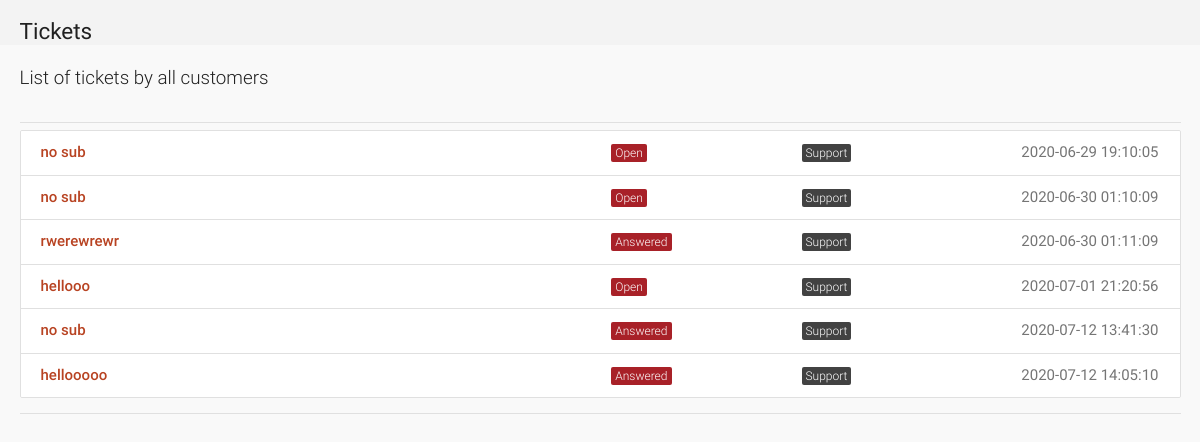
Page /all-tickets.php (signed in) on the committed database.
### tables this page shows
CREATE TABLE `tickets` (
  `id` int(11) NOT NULL,
  `poster_id` int(11) NOT NULL,
  `subject` varchar(100) NOT NULL,
  `description` varchar(3000) NOT NULL,
  `status` varchar(8) NOT NULL DEFAULT 'Open',
  `type` varchar(30) NOT NULL DEFAULT 'Others',
  `date` datetime NOT NULL DEFAULT current_timestamp(),
  `deleted` tinyint(4) NOT NULL DEFAULT 0
);

### all-tickets.php (the view, shortened to what this page needs)
<?php
include 'includes/connect.php';
	if($_SESSION['admin_sid']==session_id())
	{
		?>
<!DOCTYPE html>
<html lang="en">
<head>
  <link href="css/materialize.min.css" type="text/css" rel="stylesheet" media="screen,projection">
  <link href="css/style.min.css" type="text/css" rel="stylesheet" media="screen,projection">
  <link href="css/custom/custom.min.css" type="text/css" rel="stylesheet" media="screen,projection">
  <link href="js/plugins/perfect-scrollbar/perfect-scrollbar.css" type="text/css" rel="stylesheet" media="screen,projection">
  <link href="js/plugins/data-tables/css/jquery.dataTables.min.css" type="text/css" rel="stylesheet" media="screen,projection">
</head>
<body>
      <section id="content">
        <div id="breadcrumbs-wrapper">
          <div class="container">
            <div class="row">
              <div class="col s12 m12 l12">
                <h5 class="breadcrumbs-title">Tickets</h5>
              </div>
            </div>
          </div>
        </div>
        <div class="container">
          <p class="caption">List of tickets by all customers</p>
          <div class="divider"></div>
									<div id="work-collections">
									<ul id="projects-collection" class="collection">
								<?php
									if(isset($_GET['status'])){
										$status = $_GET['status'];
									}
									else{
										$status = '%';
									}
									$sql = mysqli_query($con, "SELECT * FROM tickets WHERE status LIKE '$status';");
									while($row = mysqli_fetch_array($sql)){
									echo'<a href="view-ticket-admin.php?id='.$row['id'].'"class="collection-item">
                                        <div class="row">
                                            <div class="col s6">
                                                <p class="collections-title">'.$row['subject'].'</p>
                                            </div>
                                            <div class="col s2">
                                            <span class="task-cat cyan">'.$row['status'].'</span></div>
                                            <div class="col s2">
                                            <span class="task-cat grey darken-3">'.$row['type'].'</span></div>
                                            <div class="col s2">
                                            <span class="badge">'.$row['date'].'</span></div>
                                        </div>
                                    </a>';
									}
									?>
									</ul>
									</div>
            <div class="divider"></div>
          </div>
      </section>
</body>
</html>
<?php
	}
?>

### rows in the picture
tickets: subject "no sub", status "Open", type "Support", date "2020-06-29 19:10:05"
tickets: subject "no sub", status "Open", type "Support", date "2020-06-30 01:10:09"
tickets: subject "rwerewrewr", status "Answered", type "Support", date "2020-06-30 01:11:09"
tickets: subject "hellooo", status "Open", type "Support", date "2020-07-01 21:20:56"
tickets: subject "no sub", status "Answered", type "Support", date "2020-07-12 13:41:30"
tickets: subject "hellooooo", status "Answered", type "Support", date "2020-07-12 14:05:10"
